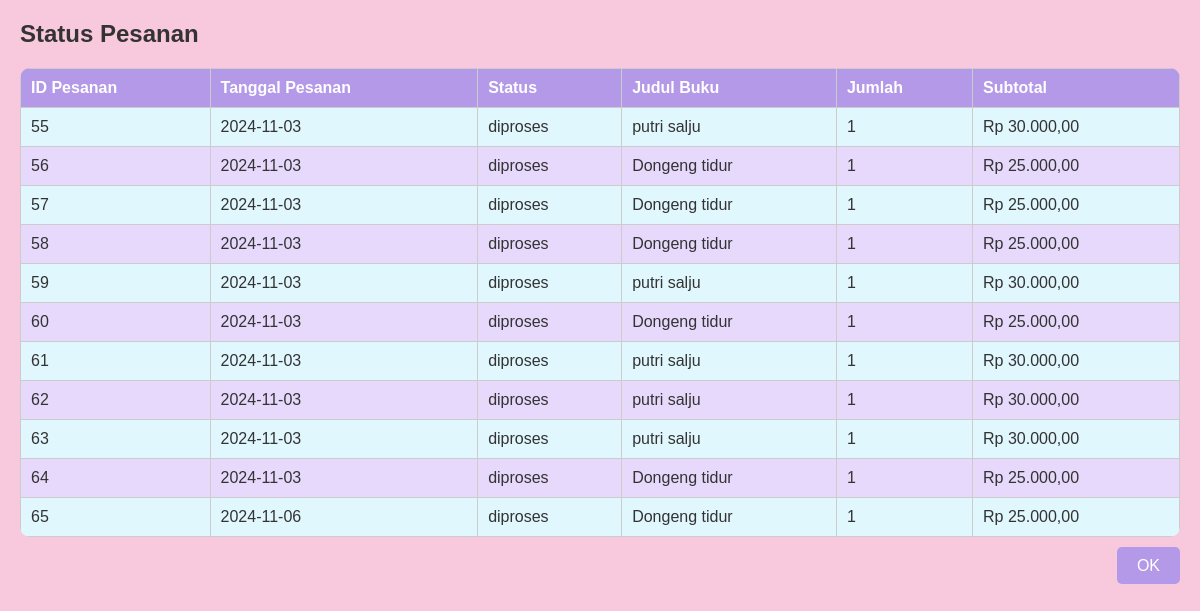
Screenshot of /statusPesanan.php with the database file from the repository.
### tables this page shows
CREATE TABLE `detail_pesanan` (
  `id_detail` int(11) NOT NULL,
  `id_pesanan` int(11) DEFAULT NULL,
  `id_buku` int(11) DEFAULT NULL,
  `jumlah` int(11) DEFAULT NULL,
  `subtotal` decimal(10,2) DEFAULT NULL
);

CREATE TABLE `pesanan` (
  `id_pesanan` int(11) NOT NULL,
  `id_pelanggan` int(11) DEFAULT NULL,
  `tanggal_pesanan` date DEFAULT NULL,
  `status` enum('diproses','dikirim','selesai') DEFAULT NULL
);

CREATE TABLE `buku` (
  `id_buku` int(11) NOT NULL,
  `judul` varchar(255) NOT NULL,
  `penulis` varchar(255) DEFAULT NULL,
  `penerbit` varchar(255) DEFAULT NULL,
  `tahun_terbit` year(4) DEFAULT NULL,
  `harga` decimal(10,2) DEFAULT NULL,
  `stok` int(11) DEFAULT NULL
);

### statusPesanan.php (called while the page is built, shortened)
<?php
include 'koneksi.php';
include 'status_pesanan.php';
$status_pesananObj = new status_pesanan($koneksi);
$status_pesananObj->tampilkanStatusPesanan();
?>

### status_pesanan.php (the view, shortened to what this page needs)
<?php
class status_pesanan {
    private $koneksi;
    public function __construct($koneksi) {
        $this->koneksi = $koneksi;
    }
    public function tampilkanStatusPesanan() {
        echo '
        <!DOCTYPE html>
        <html lang="id">
        <head>
            <meta charset="UTF-8">
            <title>Status Pesanan</title>
            <style>
                body {
                    background-color: #f8c8dc; /* Baby pink */
                    font-family: Arial, sans-serif;
                    margin: 20px;
                    color: #333;
                }
                table {
                    width: 100%;
                    border-collapse: collapse;
                    margin-bottom: 20px;
                    background-color: #e6d9fc; /* Perpaduan ungu muda */
                    border-radius: 10px;
                    overflow: hidden;
                }
                th, td {
                    border: 1px solid #ccc;
                    padding: 10px;
                    text-align: left;
                }
                th {
                    background-color: #b399e8; /* Ungu lebih gelap */
                    color: #fff;
                }
                tr:nth-child(even) {
                    background-color: #e0f7fe; /* Biru muda */
                }
                .button-container {
                    text-align: right; /* Memindahkan tombol ke kanan */
                    margin-top: 20px; /* Jarak di atas tombol */
                }
                .button-container a {
                    background-color: #b399e8; /* Warna ungu */
                    color: white;
                    padding: 10px 20px;
                    text-decoration: none;
                    border-radius: 5px;
                    border: none;
                    cursor: pointer;
                }
                .button-container a:hover {
                    background-color: #967ac4; /* Ungu lebih gelap */
                }
            </style>
        </head>
        <body>
            <h2>Status Pesanan</h2>
        ';
        $query = $this->koneksi->query("SELECT p.id_pesanan, p.tanggal_pesanan, p.status, d.id_buku, d.jumlah, d.subtotal, b.judul
                                         FROM pesanan p
                                         JOIN detail_pesanan d ON p.id_pesanan = d.id_pesanan
                                         JOIN buku b ON d.id_buku = b.id_buku");
        if ($query->num_rows > 0) {
            echo "<table>
                    <tr>
                        <th>ID Pesanan</th>
                        <th>Tanggal Pesanan</th>
                        <th>Status</th>
                        <th>Judul Buku</th>
                        <th>Jumlah</th>
                        <th>Subtotal</th>
                    </tr>";
            while ($row = $query->fetch_assoc()) {
                echo "<tr>
                        <td>{$row['id_pesanan']}</td>
                        <td>{$row['tanggal_pesanan']}</td>
                        <td>{$row['status']}</td>
                        <td>{$row['judul']}</td>
                        <td>{$row['jumlah']}</td>
                        <td>Rp " . number_format($row['subtotal'], 2, ',', '.') . "</td>
                    </tr>";
            }
            echo "</table>";
        } else {
            echo "<p>Tidak ada data pesanan yang ditemukan.</p>";
        }
        echo '
        <div class="button-container">
            <a href="index.php">OK</a>
        </div>
        </body>
        </html>
        ';
    }
}
?>

### status_pesanan.php (style rules this page uses)
body { background-color: #f8c8dc; font-family: Arial, sans-serif; margin: 20px; color: #333; }
table { width: 100%; border-collapse: collapse; margin-bottom: 20px; background-color: #e6d9fc; border-radius: 10px; overflow: hidden; }
th, td { border: 1px solid #ccc; padding: 10px; text-align: left; }
th { background-color: #b399e8; color: #fff; }
tr:nth-child(even) { background-color: #e0f7fe; }
.button-container { text-align: right; margin-top: 20px; }
.button-container a { background-color: #b399e8; color: white; padding: 10px 20px; text-decoration: none; border-radius: 5px; border: none; cursor: pointer; }

### rows the page displays
detail_pesanan: id_pesanan.id_pesanan "55", id_pesanan.tanggal_pesanan "2024-11-03", id_pesanan.status "diproses", id_buku.judul "putri salju", jumlah "1", subtotal "30.000,00"
detail_pesanan: id_pesanan.id_pesanan "56", id_pesanan.tanggal_pesanan "2024-11-03", id_pesanan.status "diproses", id_buku.judul "Dongeng tidur", jumlah "1", subtotal "25.000,00"
detail_pesanan: id_pesanan.id_pesanan "57", id_pesanan.tanggal_pesanan "2024-11-03", id_pesanan.status "diproses", id_buku.judul "Dongeng tidur", jumlah "1", subtotal "25.000,00"
detail_pesanan: id_pesanan.id_pesanan "58", id_pesanan.tanggal_pesanan "2024-11-03", id_pesanan.status "diproses", id_buku.judul "Dongeng tidur", jumlah "1", subtotal "25.000,00"
detail_pesanan: id_pesanan.id_pesanan "59", id_pesanan.tanggal_pesanan "2024-11-03", id_pesanan.status "diproses", id_buku.judul "putri salju", jumlah "1", subtotal "30.000,00"
detail_pesanan: id_pesanan.id_pesanan "60", id_pesanan.tanggal_pesanan "2024-11-03", id_pesanan.status "diproses", id_buku.judul "Dongeng tidur", jumlah "1", subtotal "25.000,00"
detail_pesanan: id_pesanan.id_pesanan "61", id_pesanan.tanggal_pesanan "2024-11-03", id_pesanan.status "diproses", id_buku.judul "putri salju", jumlah "1", subtotal "30.000,00"
detail_pesanan: id_pesanan.id_pesanan "62", id_pesanan.tanggal_pesanan "2024-11-03", id_pesanan.status "diproses", id_buku.judul "putri salju", jumlah "1", subtotal "30.000,00"
detail_pesanan: id_pesanan.id_pesanan "63", id_pesanan.tanggal_pesanan "2024-11-03", id_pesanan.status "diproses", id_buku.judul "putri salju", jumlah "1", subtotal "30.000,00"
detail_pesanan: id_pesanan.id_pesanan "64", id_pesanan.tanggal_pesanan "2024-11-03", id_pesanan.status "diproses", id_buku.judul "Dongeng tidur", jumlah "1", subtotal "25.000,00"
detail_pesanan: id_pesanan.id_pesanan "65", id_pesanan.tanggal_pesanan "2024-11-06", id_pesanan.status "diproses", id_buku.judul "Dongeng tidur", jumlah "1", subtotal "25.000,00"
